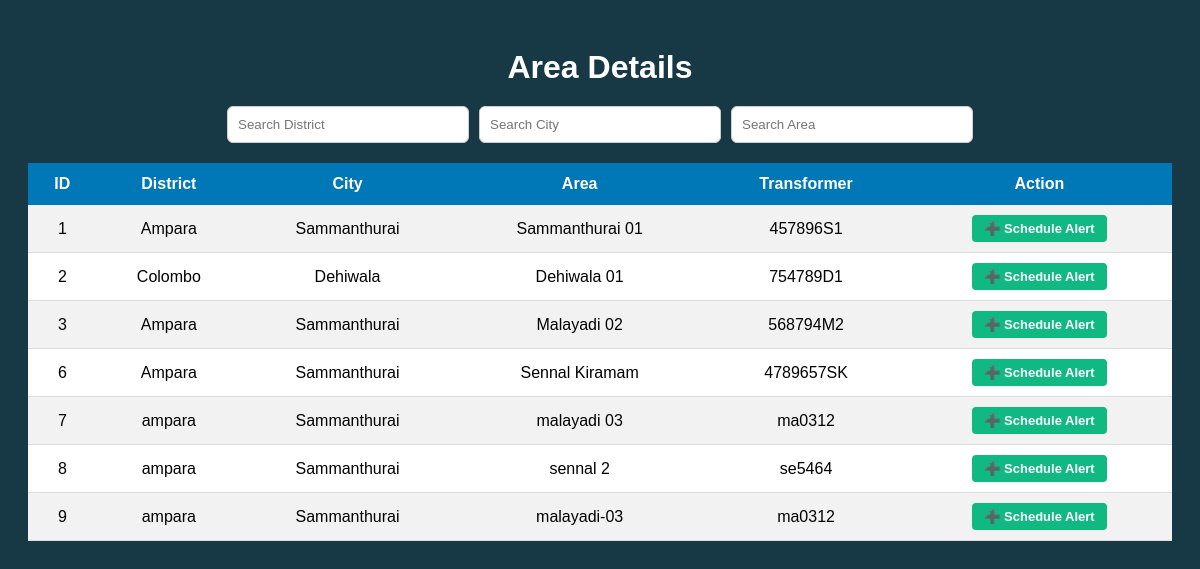
Screenshot of /Project/Afrar/areaDV.php with the database file from the repository.
### tables this page shows
CREATE TABLE `areas` (
  `id` int(11) NOT NULL,
  `district` varchar(100) DEFAULT NULL,
  `city` varchar(100) DEFAULT NULL,
  `area` varchar(100) DEFAULT NULL,
  `transformer` varchar(100) DEFAULT NULL,
  `latitude` decimal(10,8) DEFAULT 7.29060000,
  `longitude` decimal(11,8) DEFAULT 80.63370000
);

### Project/Afrar/areaDV.php (the view, shortened to what this page needs)
<?php
include "db.php";
$sql = "SELECT * FROM areas ORDER BY id ASC";
$result = mysqli_query($conn, $sql);
?>
<!DOCTYPE html>
<html>
<head>
</head>
<body>
<h1>Area Details</h1>
<div class="filter-box">
    <input type="text" id="districtFilter" placeholder="Search District">
    <input type="text" id="cityFilter" placeholder="Search City">
    <input type="text" id="areaFilter" placeholder="Search Area">
</div>
<div class="table-container">
<table>
<tr>
    <th>ID</th>
    <th>District</th>
    <th>City</th>
    <th>Area</th>
    <th>Transformer</th>
    <th>Action</th> </tr>
<?php
if(mysqli_num_rows($result) > 0){
    while($row = mysqli_fetch_assoc($result)){
?>
<tr class="data-row">
    <td><?php echo $row['id']; ?></td>
    <td><?php echo $row['district']; ?></td>
    <td><?php echo $row['city']; ?></td>
    <td><?php echo $row['area']; ?></td>
    <td><?php echo $row['transformer']; ?></td>
    <td>
        <a href="create_alert.php?id=<?php echo $row['id']; ?>&area=<?php echo urlencode($row['area']); ?>" class="action-btn">
            ➕ Schedule Alert
        </a>
    </td>
</tr>
<?php
    }
} else {
    echo "<tr><td colspan='6' class='no-data'>No Data Found</td></tr>";
}
?>
</table>
</div>
</body>
</html>

### Project/Afrar/areaDV.php (style rules this page uses)
body { font-family: Arial; background:#173845; padding:20px; }
h1 { text-align:center; color:white; margin-bottom:20px; }
.filter-box { display:flex; gap:10px; justify-content:center; margin-bottom:20px; flex-wrap:wrap; }
.filter-box input { padding:10px; border-radius:6px; border:1px solid #ccc; width:220px; outline:none; }
.table-container { overflow-x:auto; }
table { width:100%; border-collapse:collapse; background:white; min-width:700px; }
th { background:#0077b6; color:white; padding:12px; }
td { padding:10px; text-align:center; border-bottom:1px solid #ddd; }
tr:nth-child(even) { background:#f2f2f2; }
.action-btn { background-color: #10b981; color: white; padding: 6px 12px; border: none; border-radius: 4px; cursor: pointer; text-decoration: none; font-size: 13px; font-weight: bold; display: inline-block; }

### rows the page displays
areas: id "1", district "Ampara", city "Sammanthurai", area "Sammanthurai 01", transformer "457896S1"
areas: id "2", district "Colombo", city "Dehiwala", area "Dehiwala 01", transformer "754789D1"
areas: id "3", district "Ampara", city "Sammanthurai", area "Malayadi 02", transformer "568794M2"
areas: id "6", district "Ampara", city "Sammanthurai", area "Sennal Kiramam", transformer "4789657SK"
areas: id "7", district "ampara", city "Sammanthurai", area "malayadi 03", transformer "ma0312"
areas: id "8", district "ampara", city "Sammanthurai", area "sennal 2", transformer "se5464"
areas: id "9", district "ampara", city "Sammanthurai", area "malayadi-03", transformer "ma0312"
